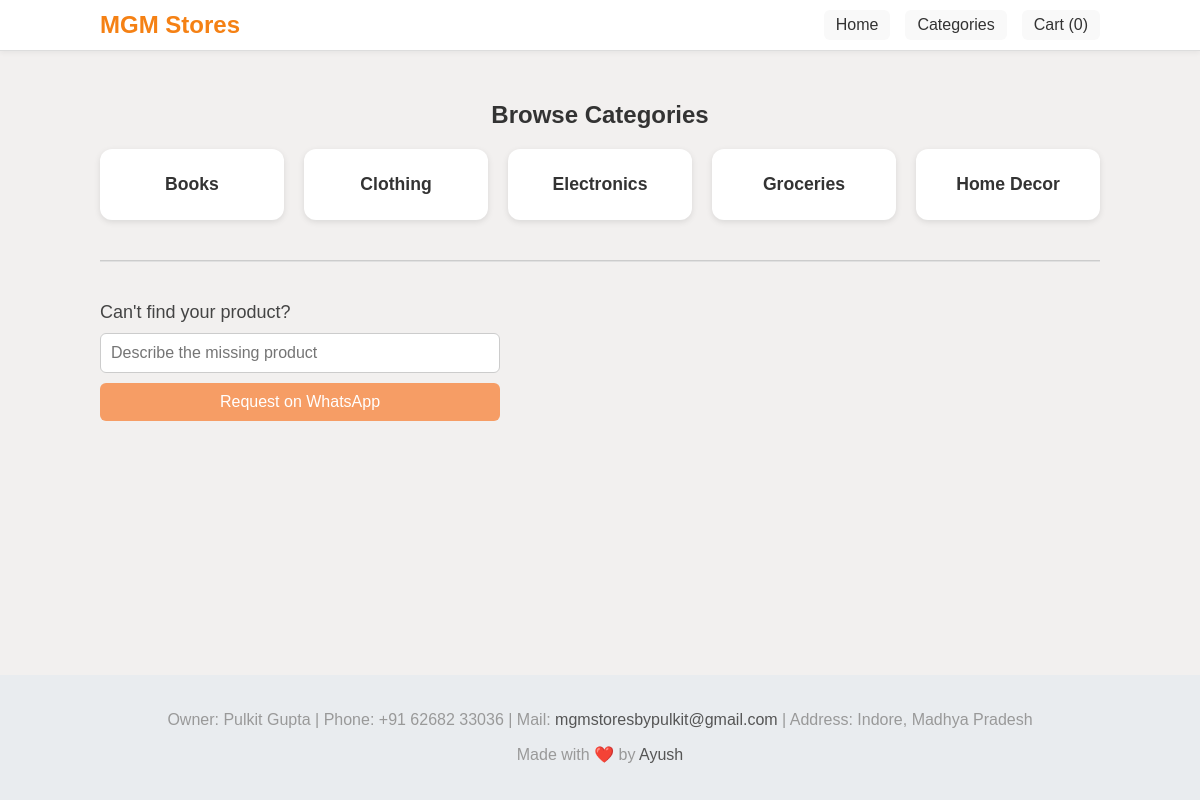
Page /categories/ on the committed database.
### store/models.py (models this page shows, shortened)
class Category(models.Model):
    name = models.CharField(max_length=100)
    slug = models.SlugField(unique=True, blank=True)
    prepopulated_fields = {'slug': ['name']}
    class Meta:
        ordering = ['name']

### store/views.py (the view)
# urls.py: path('categories/', views.categories, name='categories'),
def categories(request):
    categories = Category.objects.all()
    return render(request, 'categories.html', {'categories': categories})

### store/templates/categories.html (shortened to what this page needs)
{% extends 'base.html' %}
{% block content %}
<h2 class="page-heading">Browse Categories</h2>
<div class="category-grid">
    {% for category in categories %}
    <a href="{% url 'category_detail' category.slug %}" class="category-card">
        {{ category.name }}
    </a>
    {% endfor %}
</div>
<hr class="divider">
<h4 class="missing-heading">Can't find your product?</h4>
<form id="missing-product-form" class="missing-product-form" target="_blank">
    <input type="text" id="missing-product-input" placeholder="Describe the missing product" required>
    <button type="submit">Request on WhatsApp</button>
</form>
{% endblock %}

### store/static/css/style.css (style rules this page uses)
html, body { font-family: Arial, sans-serif; background-color: #F2F0EF; margin: 0; padding: 0; color: #333; max-height: 100vh; height: 100%; display: flex; flex-direction: column; }
.category-grid { display: grid; grid-template-columns: repeat(auto-fit, minmax(180px, 1fr)); gap: 20px; margin-bottom: 30px; }
.category-card { background-color: #ffffff; padding: 25px; border-radius: 12px; box-shadow: 0 2px 6px rgba(0, 0, 0, 0.1); text-align: center; transition: all 0.3s ease; font-size: 1.1rem; font-weight: 600; text-transform: capitalize; }
.category-grid a.category-card { display: block; text-decoration: none; color: #333; }
.missing-product-form { display: flex; flex-direction: column; max-width: 400px; gap: 10px; }
.missing-product-form input[type="text"] { padding: 10px; border: 1px solid #ccc; border-radius: 6px; font-size: 1rem; }
.missing-product-form button { background-color: #F69D65; color: white; border: none; padding: 10px; font-size: 1rem; border-radius: 6px; cursor: pointer; transition: background-color 0.2s ease-in-out; }
.page-heading { font-size: 24px; margin-bottom: 20px; font-weight: 600; color: #333; }
.divider { margin: 40px 0; border: none; border-top: 1px solid #ccc; }
.missing-heading { font-size: 18px; margin-bottom: 10px; font-weight: 500; color: #444; }
h2 { text-align: center; margin: 30px 0 20px; font-size: 28px; color: #333; }
hr { border: none; height: 1px; background-color: #e0e0e0; margin: 10px 0 30px; }

### rows in the picture
Category: name "Books"
Category: name "Clothing"
Category: name "Electronics"
Category: name "Groceries"
Category: name "Home Decor"

### other values in the picture
{{ request.session.cart|length }} "0"
